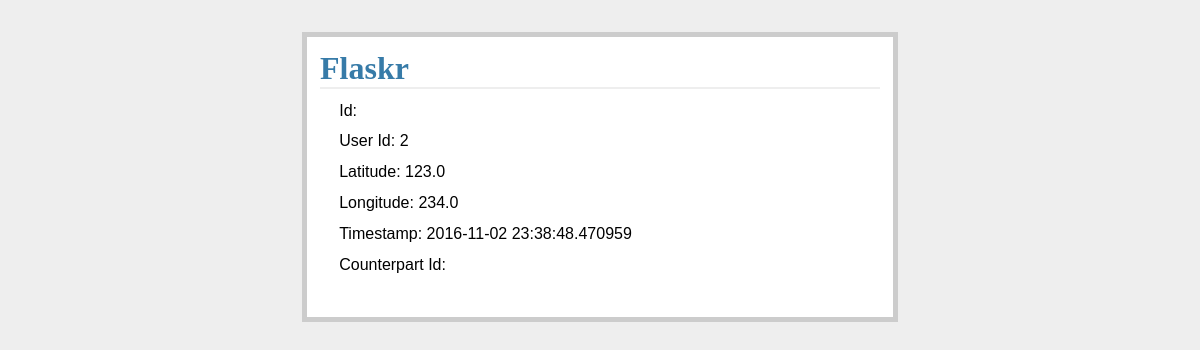
The app's page /noober/show_drivers, older data.
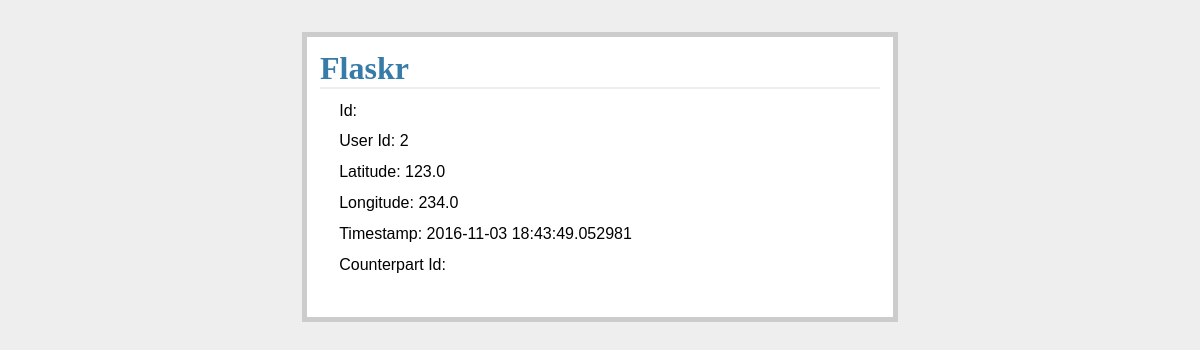
The same page, newer data.
### tables this page shows
CREATE TABLE drivers (
  user_id string not null primary key,
  lat float(10,6) not null,
  lon float(10,6) not null,
  timestamp string,
  matched_rider_id string,
  rider_in_car integer
);

### basic.py (the view)
@app.route("/noober/show_drivers")
def show_drivers():
        drivers = query_db('select * from drivers')
        return render_template('show_entries.html', entries=drivers)

### dbutil.py (called while the page is built)
def connect_db():
        rv = sqlite3.connect(app.config['DATABASE'])
        rv.row_factory = sqlite3.Row
        return rv

def get_db():
        if not hasattr(g, 'sqlite_db'):
                g.sqlite_db = connect_db()
        return g.sqlite_db

def query_db(query, args=(), one=False):
        cur = get_db().execute(query,args)
        rv = cur.fetchall()
        cur.close()
        return (rv[0] if rv else None) if one else rv

### templates/show_entries.html
{% extends "layout.html" %}
{% block body %}
<ul class="entries">
  {% for entry in entries %}
  <li>Id: {{entry.transaction_id}} </li>
  <li>User Id: {{entry.user_id}} </li>
  <li>Latitude: {{ entry.lat }} </li>
  <li>Longitude: {{entry.lon }} </li>
  <li>Timestamp: {{entry.timestamp|safe }} </li>
  <li>Counterpart Id: {{entry.counterpart_user_id|safe }} </li>
  <br>
  {% else %}
  <li><em>Unbelievable.  No entries here so far</em></li>
  {% endfor %}
</ul>
{% endblock %}

Row changes from the older to the newer data that the page shows:
changed drivers id 2: timestamp "2016-11-02 23:38:48.470959" → "2016-11-03 18:43:49.052981"
